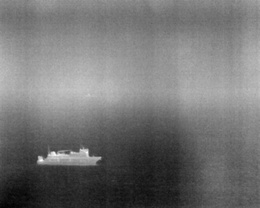
%> input picture data/raw/多样性数据/018.jpg, 260 x 208 px, shrunk from 640 x 512 before the run
$ octave MAIN.m   (GNU Octave 9; MATLAB toolbox functions it lacks are replaced by stand-ins)
%> lines starting %> are read from the running program, lines starting %| are printed output that depends on the picture
### legacy/matlab/initializeImage.m
function Img = initializeImage(I)
%该函数将输入图像格式统一调整为无符号8位，单通道图像，分辨率为[640，512]
    if 3 == ndims(I)%通道转为单通道
        I = rgb2gray(I);
    end
    if [512,640]~=size(I)%尺寸转换
        I = imresize(I,[512,640],'bicubic');
    end
    if ~strcmp('uint8',class(I))%格式调整
        I = im2uint8(I);
    end
    timg = I(4 : 509,4 : 637);%亮边抠出后的图像
    Img = imresize(timg,[512,640],'bicubic');
end

### legacy/matlab/detect.m
function result = detect(img)

image = img;
result = img;
[height,width,channel] = size(image);
H=40;%划分方法有待进一步优化
V=width/1;
fenshuH = floor(height/H);%垂直方向划分的份数
fenshuL = floor(width/V);%水平方向划分的份数
rimage = zeros(height,width);
L=1.76;
tgwidth=15;
tgheight=15;%搜索范围有待优化
thita=2;%用于对比度阈值函数

image=AvgAdjust(image,height,width);%图像的平均灰度校正
% figure,imshow(image);完事删掉
% pause;

for i = 1:fenshuH
    for j = 1:fenshuL
        if i == fenshuH
            if j == fenshuL
                timg = image((fenshuH-1)*H+1:height,(fenshuL-1)*V+1:width);
                ftimg = Fengzhi(timg,L);
                result((fenshuH-1)*H+1:height,(fenshuL-1)*V+1:width) = ContrastAnalysis(timg,ftimg,tgwidth,tgheight,thita);
            else
                timg = image((fenshuH-1)*H+1:height,(j-1)*V+1:j*V);
                ftimg = Fengzhi(timg,L);
                result((fenshuH-1)*H+1:height,(j-1)*V+1:j*V) = ContrastAnalysis(timg,ftimg,tgwidth,tgheight,thita);
            end
        else
            if j == fenshuL
                timg = image((i-1)*H+1:i*H,(fenshuL-1)*V+1:width);
%                 figure,imshow(timg);
%                 pause;
                ftimg = Fengzhi(timg,L);
%                 figure,imshow(ftimg);
%                 pause;
                result((i-1)*H+1:i*H,(fenshuL-1)*V+1:width) = ContrastAnalysis(timg,ftimg,tgwidth,tgheight,thita);
%                 figure,imshow(result((i-1)*H+1:i*H,(fenshuL-1)*V+1:width));
%                 pause;
            else
                timg = image((i-1)*H+1:i*H,(j-1)*V+1:j*V);
                ftimg = Fengzhi(timg,L);
                result((i-1)*H+1:i*H,(j-1)*V+1:j*V) = ContrastAnalysis(timg,ftimg,tgwidth,tgheight,thita);
            end
        end
    end
end
end

### legacy/matlab/AvgAdjust.m
function ri=AvgAdjust(image,height,width)
%图像平均值校正

    ri = image;

    avgPerLine = zeros(1,height);
    for i = 1:height
        temp = image(i,:);
        avgPerLine(1,i) = uint8(mean(temp));
    end
    Max = uint8(max(avgPerLine));

    for i = 1:height
        ri(i,:) = image(i,:)+(Max-avgPerLine(1,i));
    end
end

### legacy/matlab/MAIN.m
clc;
clear;
close all;

I = imread("C:\Users\50518\Desktop\sea\pic\多样性数据\018.jpg");%读入原图像
%> I is the input picture: size 208x260 uint8; min 1, max 255, mean 115.3
figure,imshow(I);
I = initializeImage(I);
figure,imshow(I);
% pause;

[height,width,channel] = size(I);
%> height = 512; width = 640; channel = 1

H = 210;
H2 = height;
%> H2 = 512

Src = I(H:H2,:,:);
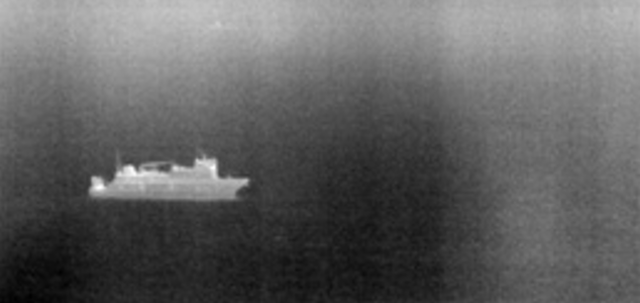
%> Src: size 303x640 uint8; min 1, max 255, mean 96.2
%pause;

BwImg = detect(Src);%调用局部峰值检测法函数
%> after the loop in AvgAdjust, `for i = 1:height`: avgPerLine = 303 values, max 174 at index 11, min 44 at index 275, mean 96.23
%> in AvgAdjust, `Max = uint8(max(avgPerLine));`: Max = 174
%> after the loop in AvgAdjust, `for i = 1:height`:
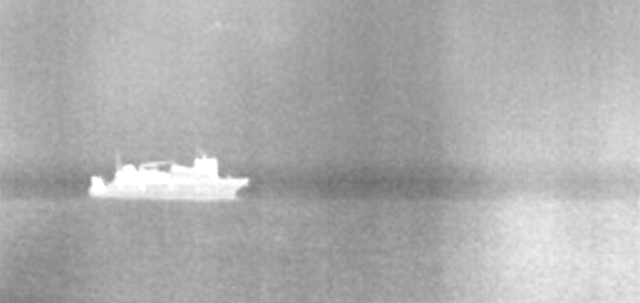
%> ri: size 303x640 uint8; min 109, max 255, mean 173.8
%> (the run ends here)
